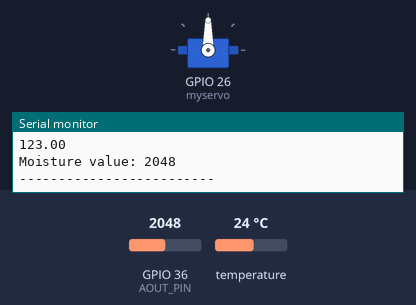
The program below on a simulated ESP32. Parts: servo, the last lines printed to the serial monitor. The inputs (shaded band) are chosen by the test bench; at power-on: GPIO 36 (AOUT_PIN) = 2048, temperature 24 °C.

Above: at 1.5 s.
1.6 s: GPIO 36 (AOUT_PIN) set to 2985
10.7 s: GPIO 36 (AOUT_PIN) set to 3044
At 19.58 s:
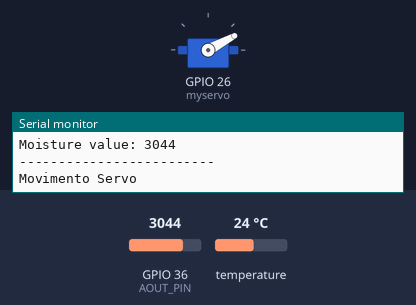
21.4 s: GPIO 36 (AOUT_PIN) set to 2903
At 22.9 s:
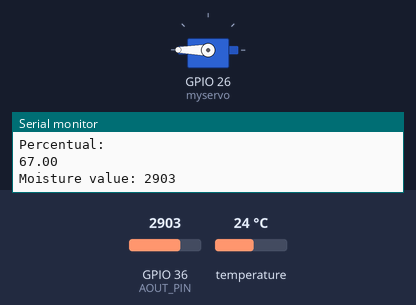
29.0 s: GPIO 36 (AOUT_PIN) set to 2813
At 40.0 s:
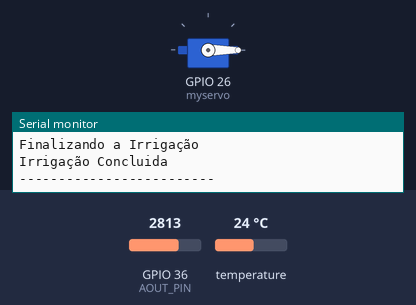
Timing chart, 0 to 40.7 s (numbered marks = the images above; inputs shaded):
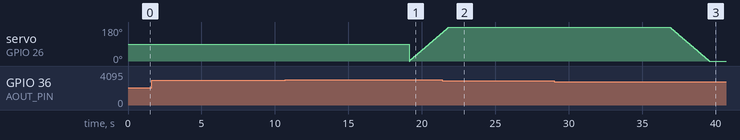

Measured:
- the behaviour switches between 3014 and 3015 on GPIO 36 (AOUT_PIN) (found by bisection; images 0 and 1)
- the behaviour switches between 2850 and 2849 on GPIO 36 (AOUT_PIN) (found by bisection; images 2 and 3)
- after the input at 29.0 s, servo on GPIO 26 (myservo): moves from 180° to 0° over 2.7 s, starting after 7.9 s

The program:

main.cpp
```cpp
#include <Arduino.h>
#include <Servo.h>
#include <OneWire.h>
#include <DallasTemperature.h>
#define AOUT_PIN 36 // ESP32 pin GIOP36 (ADC0) that connects to AOUT pin of moisture sensor
// GPIO where the DS18B20 is connected to
#define limit 1500
#define min_moisture 4095
#define max_moisture 2400

float Percent_Moisture(int value)
{
int valor = 100 - ((value - max_moisture)*100)/limit;
if(valor < -1)
{valor = 0;}
return valor;
}

const int oneWireBus = 4;
// Setup a oneWire instance to communicate with any OneWire devices
OneWire oneWire(oneWireBus);

// Pass our oneWire reference to Dallas Temperature sensor
DallasTemperature sensors(&oneWire);
Servo myservo;  // create servo object to control a servo
// twelve servo objects can be created on most boards

int pos = 0;    // variable to store the servo position

void setup() {
  Serial.begin(115200);
  // Start the DS18B20 sensor
  sensors.begin();
  myservo.attach(26);  // attaches the servo on pin 13 to the servo object
}

void loop() {

  //myservo.write(0);

  sensors.requestTemperatures();
  float temperatureC = sensors.getTempCByIndex(0);
  float temperatureF = sensors.getTempFByIndex(0);
  int value = analogRead(AOUT_PIN); // read the analog value from sensor
  float percent = Percent_Moisture(value);

  Serial.println("Dados do Solo:");
  Serial.print(temperatureC);
  Serial.println("ºC");
  Serial.print(temperatureF);
  Serial.println("ºF");
  Serial.println("Percentual:");
  Serial.println(percent,2);
  Serial.print("Moisture value: ");
  Serial.println(value);
  Serial.println("-------------------------");
  delay(4000);

  if( percent < 60)
  {
    Serial.print("Movimento Servo");
int pos = 0;
//Armar o Braço
for (pos = 0; pos <= 180; pos += 1) { // goes from 0 degrees to 180 degrees
    // in steps of 1 degree
    myservo.write(pos);              // tell servo to go to position in variable 'pos'
    delay(15);                       // waits 15ms for the servo to reach the position
  }

//Ligar o Motor
 int limite=0;
 myservo.write(pos);
 while(limite < 90)
  {

    int value = analogRead(AOUT_PIN);
    float percent = Percent_Moisture(value);
    Serial.println("Irrigando...");
    Serial.println("Percentual:");
    Serial.println(percent,2);
    Serial.print("Moisture value: ");
    Serial.println(value);
    delay(3000);
    if(percent  > 70)
    {
      limite = 91;
    }
  }
  //Desligar Motor
 Serial.println("Finalizando a Irrigação");
 delay(3000);
//Voltar o Braço
for (pos = 180; pos >= 0; pos -= 1) { // goes from 180 degrees to 0 degrees
    myservo.write(pos);              // tell servo to go to position in variable 'pos'
    delay(15);                       // waits 15ms for the servo to reach the position
  }
  //myservo.write(0);
  Serial.println("Irrigação Concluida");
  Serial.println("-------------------------");
  }

}
```
